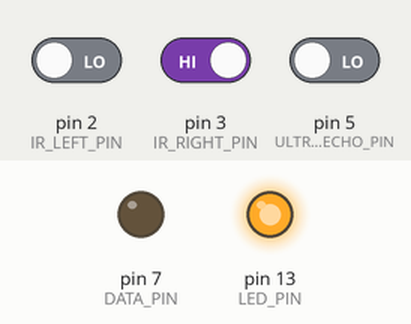
This sketch was run on a simulated Arduino Uno, built with avr-gcc and run on an emulated ATmega328P. On the bench: output pins drawn as LEDs (lit = HIGH). The inputs (shaded band) are chosen by the test bench; at power-on: pin 2 (IR_LEFT_PIN) LOW, pin 3 (IR_RIGHT_PIN) HIGH, pin 5 (ULTRASONIC_ECHO_PIN) LOW. Pins used as bus, display or sensor lines are not drawn.

Above: at 0.1 s.
Timing chart, 0 to 1.6 s (numbered marks = the images above):
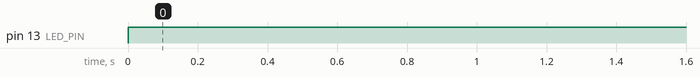

Measured:
- by itself, pin 13 (LED_PIN): LOW → HIGH at 0.00 s

The sketch:

slave_receiver2.ino
```cpp
// ///////////////////////////////////////////////
//
// Slave Receiver | The Living | 2015
//
// ///////////////////////////////////////////////

#include <Wire.h>

// //////// Constants. ////////

// I2C address of this slave Arduino.
#define SLAVE_ADDRESS 22

// Number of nozzles.
#define N_NOZZLES 10

// //// Backup pattern. ////

// In case sensor-based patterns do not work, use random patterns
// that are fully contained in this slave Arduino.

// 1 to use random pattern. 0 to not use it.
#define USE_RANDOM_PATTERN 0
// The probability that a single nozzle is turned on.
#define TRIGGER_PROBABILITY 0.8
// The time (in milliseconds) that a random pattern will persist.
#define RANDOM_PATTERN_DELAY 200

// //// Pins. ////

// Latch pin indicates when shift register should start/stop listening.
// The wire is green.
#define LATCH_PIN 6
// Clock pin indicates which output pin to associate data with.
// The wire is blue.
#define CLOCK_PIN 8
// Data pin transfers binary data. The wire is yellow.
#define DATA_PIN 7

// Pins for IR sensor.
#define IR_LEFT_PIN 2
#define IR_RIGHT_PIN 3

// Pins for ultrasonic sensor.
#define ULTRASONIC_TRIGGER_PIN 4
#define ULTRASONIC_ECHO_PIN 5

// Pin for built-in LED.
#define LED_PIN 13

// //// Ultrasonic sensor constants. ////

#define ULTRASONIC_MIN_DIST 10
#define ULTRASONIC_MAX_DIST 150
#define ULTRASONIC_DELAY 60

// //////// Global variables. ////////

// IR sensor reading.
byte irSensorReading = 0;
// Ultrasonic sensor reading.
byte usSensorReading = 0;
// Shadow pattern to render when ultrasonic sensor has a valid reading.
unsigned short shadowSignal = 0b0101010101010101;
// Frames remaining before the next random pattern update.
int randomPatternUpdateCountdown = 0;

// //////// Initialization. ////////

void setup() {

  // Join I2C bus.
  Wire.begin(SLAVE_ADDRESS);

#if not USE_RANDOM_PATTERN

  // Register event handlers for I2C communications.
  Wire.onReceive(receiveEvent);
  Wire.onRequest(requestEvent);

#endif

  // Start serial.
  Serial.begin(9600);

  initializeNozzles();
  initializeSensor();

  pinMode(LED_PIN, OUTPUT);
}

void initializeNozzles() {

  pinMode(LATCH_PIN, OUTPUT);
}

void initializeSensor() {

  pinMode(IR_LEFT_PIN, INPUT);
  pinMode(IR_RIGHT_PIN, INPUT);

  pinMode(ULTRASONIC_TRIGGER_PIN, OUTPUT);
  pinMode(ULTRASONIC_ECHO_PIN, INPUT);
}

// //////// Main loop. ////////

void loop() {

#if USE_RANDOM_PATTERN

  short signal = 0;
  for (int i = 0; i < N_NOZZLES; ++i) {
    // Turn on the nozzle at a probability of
    // `TRIGGER_PROBABILITY`.
    float r = rand() / (float) RAND_MAX;
    if (r < TRIGGER_PROBABILITY) signal |= 1;
    signal <<= 1;
  }

  signal >>= 1;
  fireNozzles(signal);
  delay(RANDOM_PATTERN_DELAY);

#else

  // Update sensor readings.
  readIrSensor();
  readUsSensor();

  if (usSensorReading) {

    // Create a vibrating shadow pattern if the ultrasonic sensor
    // reading is within range.
    fireNozzles(shadowSignal);
    // Shake the shadow!
    shadowSignal = (shadowSignal << 1) | (shadowSignal >> 15 && 1);

  } else {

    // If there is no valid ultrasonic reading, remove the shadow.
    fireNozzles(0);
  }
  // Delay so that this slave is able to pick up events.
  delay(ULTRASONIC_DELAY);

#endif
}

// //////// Event handlers. ////////

void receiveEvent(int bytes) {

  // If a complete signal is received.
  if (Wire.available() >= 2) {

    // Assemble the signal.
    byte loByte = Wire.read();
    byte hiByte = Wire.read();

    // BUG
    // A temporary fix of flipping bytes:
    // The high byte should never exceed 11b. So we switch the bytes
    // in case this happens. Since it is just two bits, error should be
    // tolerable.
    unsigned short signal =
      (hiByte > 0b11) ? ((loByte << 8) | hiByte): ((hiByte << 8) | loByte);
    // unsigned short signal = (hiByte << 8) | loByte;

    // //// DEBUG ////
    Serial.print("[SIGNAL FROM MASTER] hi=");
    Serial.print(hiByte, BIN);
    Serial.print(" lo=");
    Serial.print(loByte, BIN);
    Serial.print(" word=");
    Serial.println(signal, BIN);

    // If the ultrasonic sensor reading is within range,
    // overlap the shadow signal with the signal from master.
    if (usSensorReading) {
      signal |= shadowSignal;
    }

    // Issue the signal to nozzle controllers.
    fireNozzles(signal);
  }
}

void requestEvent() {

  // Print debug message.
  Serial.println("[REQUEST]");

  // Write the IR sensor reading back to master via I2C.
  Wire.write(irSensorReading);

  // Reset sensor reading so that the next trigger could be detected.
  irSensorReading = 0;
  // For debugging, turn off LED.
  digitalWrite(LED_PIN, 0);
}

// //////// Nozzle control. ////////

void shiftOut(byte myDataOut) {

  int pinState;

  pinMode(CLOCK_PIN, OUTPUT);
  pinMode(DATA_PIN, OUTPUT);

  digitalWrite(DATA_PIN, 0);
  digitalWrite(CLOCK_PIN, 0);

  for (int i = 7; i >= 0; i--) {

    digitalWrite(CLOCK_PIN, 0);

    if (myDataOut & (1 << i)) {
      pinState = 1;
    } else {
      pinState = 0;
    }

    digitalWrite(DATA_PIN, pinState);
    digitalWrite(CLOCK_PIN, 1);
    digitalWrite(DATA_PIN, 0);
  }

  digitalWrite(CLOCK_PIN, 0);
}

void fireNozzles(short signal) {

  byte loByte = signal & 0xFF;
  byte hiByte = (signal & 0xFF00) >> 8;

  digitalWrite(LATCH_PIN, 0);
  shiftOut(hiByte);
  shiftOut(loByte);
  digitalWrite(LATCH_PIN, 1);
}

// //////// Sensor reading. ////////

void readIrSensor() {

  // //// IR sensor. ////

  // Get the latest reading from the IR sensor.
  int currentSensorReading =
    digitalRead(IR_LEFT_PIN) | digitalRead(IR_RIGHT_PIN);

  // If the sensor is blocked, update the reading.
  if (currentSensorReading) {
    irSensorReading = 1;
    // For debugging, also lit up the LED.
    digitalWrite(LED_PIN, 1);
  }
}

int readUsSensor() {

  // //// Ultrasonic sensor. ////

  long duration, distanceInCm;

  // Pulse the trigger pin and measure the response time on the echo pin.
  // Pulse `LOW` first to ensure clean signal.
  digitalWrite(ULTRASONIC_TRIGGER_PIN, LOW);
  delayMicroseconds(1);

  digitalWrite(ULTRASONIC_TRIGGER_PIN, HIGH);
  delayMicroseconds(5);
  digitalWrite(ULTRASONIC_ECHO_PIN, LOW);

  // Measure echo time.
  duration = pulseIn(ULTRASONIC_ECHO_PIN, HIGH);

  // Convert echo time to distance.
  distanceInCm = msToCm(duration);

  // Debugging messages.
//  Serial.print("[ULTRASONIC] ");
//  Serial.println(distanceInCm);

  // Mark the ultrasensor reading if the distance is
  // within specified range.
  if (distanceInCm >= ULTRASONIC_MIN_DIST &&
      distanceInCm <= ULTRASONIC_MAX_DIST) {

    usSensorReading = 1;

  } else {

    usSensorReading = 0;
  }
}

// //////// Utilities. ////////

long msToCm(long microseconds) {

  // Speed of sound
  // = 340.29 m/s = 3.4029e-4 m/us
  // = 3.4029e-2 m/us

  // Time includes round trip travel.
  return microseconds * 0.5 * 3.4029e-2;
}
```
